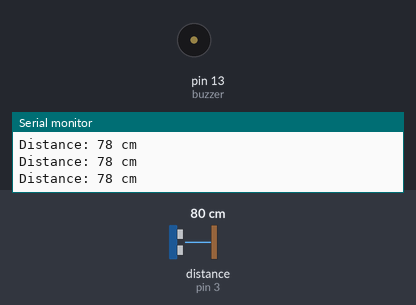
Bench run of a sketch on a simulated Arduino Uno, built with avr-gcc and run on an emulated ATmega328P. On the bench: buzzer (waves = sounding), the last lines printed to the serial monitor. Wiring (inferred from the names in the program): ultrasonic range finder: trigger pin 6; echo pin 3. The test bench sets the inputs (shaded band); at power-on: distance to the obstacle (sensor on pin 3) 80 cm. The echo pulse lasts 58.3 µs per cm.

Above: at 1.3 s.
1.4 s: distance to the obstacle (sensor on pin 3) set to 34 cm
2.9 s: distance to the obstacle (sensor on pin 3) set to 29 cm
At 3.4 s:
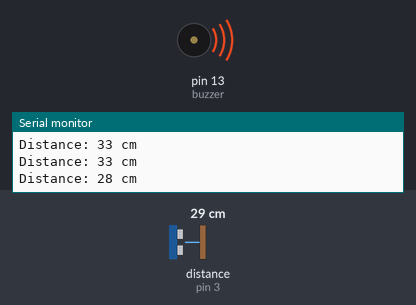
Timing chart, 0 to 11.9 s (numbered marks = the images above; inputs shaded):
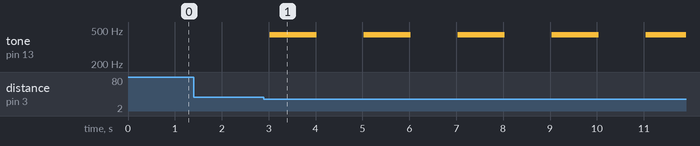

The sketch:

ej6.ino
```cpp
// C++ code
//

#define trigger 6
#define eco 3
#define buzzer 13

long cm, duration;

void setup()
{
  Serial.begin(9600);
  pinMode(trigger, OUTPUT);
  pinMode(eco, INPUT);
}

void loop()
{
  digitalWrite(trigger, LOW);
  delayMicroseconds(5);
  digitalWrite(trigger, HIGH);
  delayMicroseconds(10);
  digitalWrite(trigger, LOW);

  duration = pulseIn(eco, HIGH);

  // Calculating the distance
  cm = duration*0.034/2;
  Serial.print("Distance: ");
  Serial.print(cm);
  Serial.println(" cm");
  noTone(buzzer);

  if (cm > 20 && cm <= 30){
    tone(buzzer, 440, 1000);
    delay(1500);
  }
  else if (cm > 12 && cm <= 20) {
  	tone(buzzer, 340, 1000);
    delay(1000);
  }
  else if (cm > 6 && cm <= 12) {
    tone(buzzer, 240, 1000);
    delay(500);
  }
  else if (cm > 2 && cm <= 6) {
    tone(buzzer, 140, 1000);
    delay(250);
  }
  else {
  	noTone(buzzer);
  }
  delay(500);
}
```

Measured:
- the behaviour switches between 32 and 31 cm on distance to the obstacle (sensor on pin 3) (found by bisection; images 0 and 1)
- after the input at 2.9 s, tone on pin 13 (buzzer): alternates 440 Hz for 1.0 s and silent for 1.0 s, starting after 0.13 s
